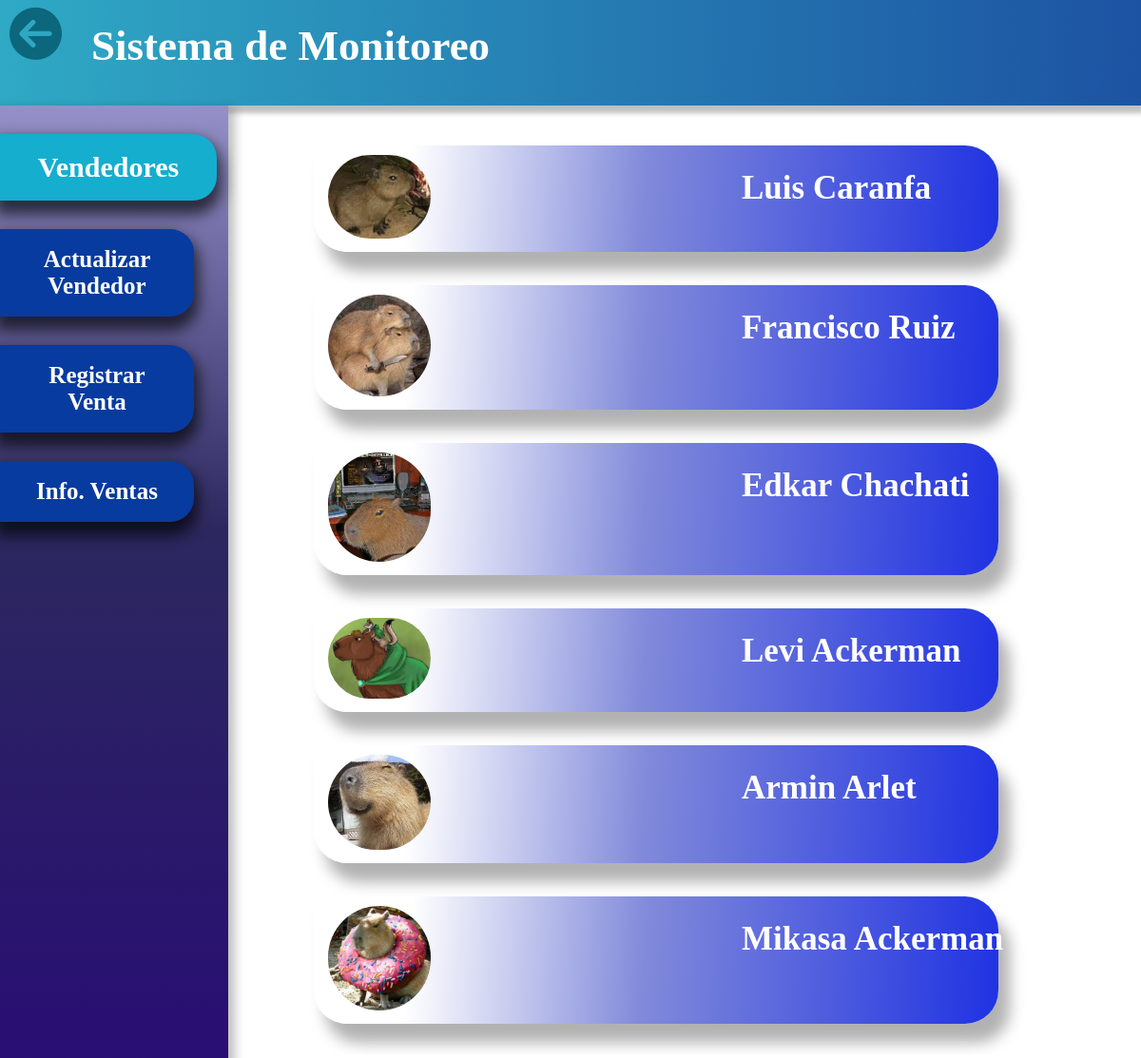
The page /users/home/ on the database as committed earlier.
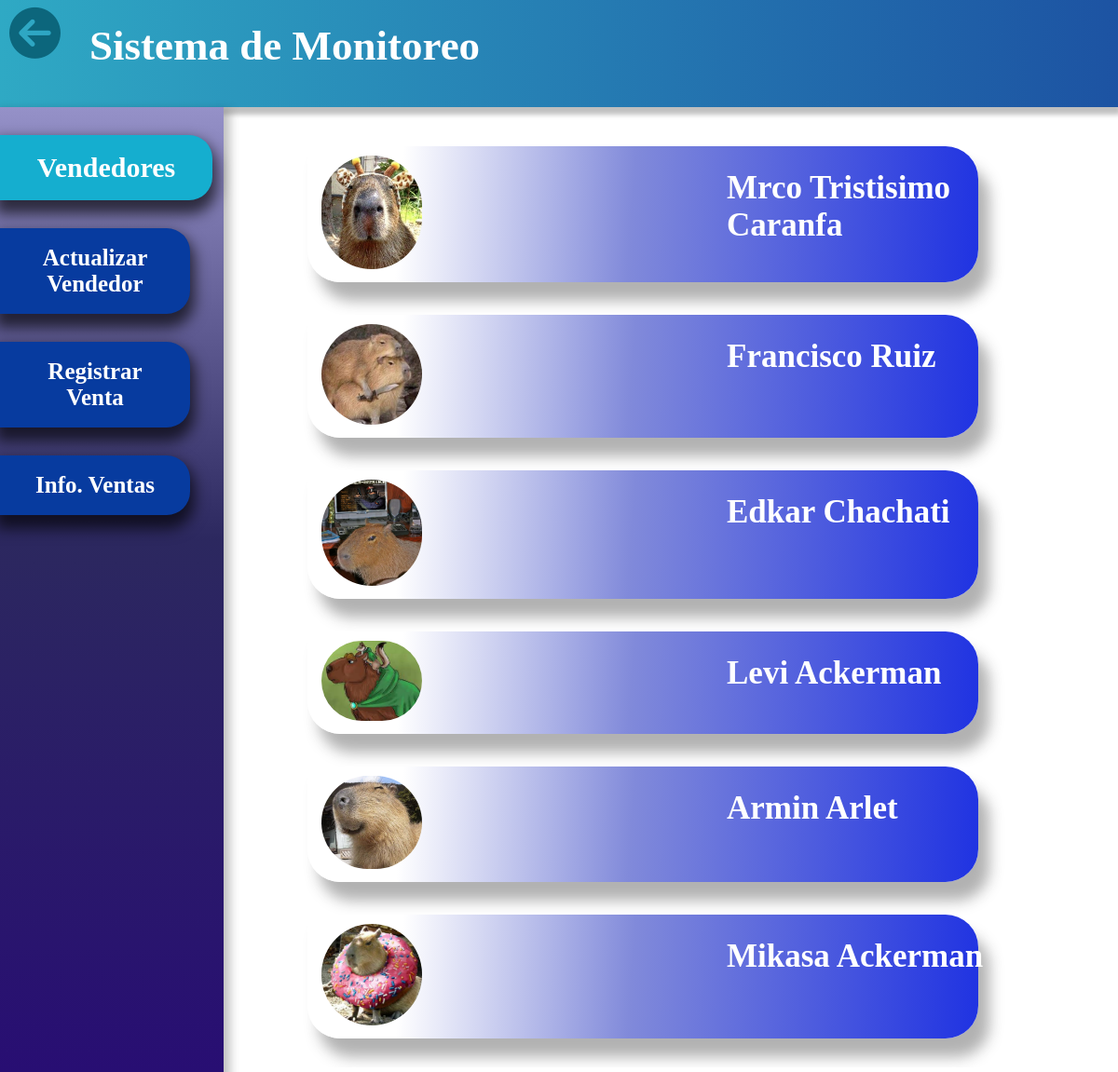
The same page on the database as committed later.
### users/models.py (models this page shows)
class Profile(models.Model):
    name = models.CharField(max_length=120)
    identification_document = models.CharField(max_length=10, default="none")
    created = models.DateTimeField(auto_now_add=True)
    last_modified = models.DateTimeField(auto_now=True)

class Salesman(Profile):
    user = models.OneToOneField(User, on_delete=models.CASCADE)
    count_sells = models.IntegerField(default=0)
    earnings = models.DecimalField(max_digits=10, decimal_places=2, default=0)
    seller_id = models.AutoField(
        auto_created=True, primary_key=True, unique=True)
    picture = models.ImageField(
        upload_to="users/pictures",
        blank=True,
        null=True
    )

class Profile(models.Model):
    name = models.CharField(max_length=120)
    identification_document = models.CharField(max_length=10, default="none")
    created = models.DateTimeField(auto_now_add=True)
    last_modified = models.DateTimeField(auto_now=True)

### users/views.py (the view)
class HomeView(ListView, LoginRequiredMixin):
    template_name = 'users/html/index.html'
    model = Salesman
    ordering = ('seller_id',)
    context_object_name = 'salesmans'

### templates/users/html/index.html (shortened to what this page needs)
<!DOCTYPE html>
<html lang="en">
  <head>
    {% load static %}
    <link rel="stylesheet" href="{%static 'users/css/style_index.css'%}">
  </head>
  <body>
    <header id="header">
      <h1 id="title">
	Sistema de Monitoreo
      </h1>
      <div class="go-back">
	<a href="/frontend/html/log_in.html"><i class="fas fa-arrow-circle-left"></i></a>
      </div>
    </header>
    <nav id="navegation">
      <div class="menu">
      <div>
	<a class="actual" href="{%url 'users:home' %}">Vendedores</a>
      </div>
      <div>
	<a class="option" href="">Actualizar Vendedor</a>
      </div>
      <div>
	<a class="option" href="{%url 'sells:register' %}">Registrar Venta</a>
      </div>
      <div>
	<a class="option"href="{%url 'sells:search' %}">Info. Ventas</a>
      </div>
      </div>
    </nav>
    <main id="content">
        {% for salesman in salesmans %}
        <a href="/users/detail/{{ salesman.pk }}/0">
	        <div class="seller">
                <img src="{{ salesman.picture.url }}" alt="">
                <h2 class="name">
                    {{ salesman.name }}
                </h2>
            </div>
        </a>
        {% endfor %}
    </main>
  </body>
</html>

### static/users/css/style_index.css (style rules this page uses)
* { margin: 0px; }
.go-back { text-decoration: none; font-size: 55px; display: inline-block; position: relative; left: 10px; top: 6px; }
.go-back >a { color: #0c667c; }
#header { background: linear-gradient(90.88deg, #32B8CA -17.16%, #183D9A 125.57%); box-shadow: 0px 5px 5px 3px rgba(0, 0, 0, 0.25); height: 10vh; }
#title { position: absolute; left: 8vw; top: 2vh; font-size: 45px; font-weight: bold; color: #FFFFFF; }
#navegation { display: inline-flex; height:90vh; width: 20vw; }
.menu { width: 100%; background: linear-gradient(180deg, #9591C8 0%, #2C285F 44.79%, #280E73 100%); box-shadow: 2px 8px 10px 5px rgba(0, 0, 0, 0.25); }
.menu a { text-decoration: none; color: #FFFFFF; }
.option { margin: 30px 0px 0px 0px; width: 70%; padding: 18px; display: block; text-align: center; font-size: 25px; font-weight: bold; background: #073B9F; box-shadow: 0px 10px 15px 5px rgba(0, 0, 0, 0.65); border-radius: 0px 25px 25px 0px; }
.actual { width:80%; background: #15AECF; margin: 30px 0px 0px 0px; width: 80%; padding: 18px; display: block; text-align: center; font-size: 30px; font-weight: bold; box-shadow: 0px 10px 15px 5px rgba(0, 0, 0, 0.65); border-radius: 0px 25px 25px 0px; }
#content { display: inline-block; width: 75%; margin: 7px 0px; height: 89%; position: absolute; align-content: center; overflow-y: scroll; }
.seller { width: 80%; margin: 35px auto; background: linear-gradient(93.7deg, #FFFFFF 14.15%, #818ADA 48.31%, #0F24E3 108.6%); box-shadow: 12px 20px 15px 0px rgba(39, 38, 38, 0.356); border-radius: 0px 35px 35px 35px; }
img { width: 15%; border-radius: 500px; margin: 10px 15px; }
.seller >.name { display: inline-block; font-size: 35px; font-weight: bold; position: absolute; left: 60%; margin-top: 25px; color: #FFFFFF; }

Rows that differ between the two databases and show on the page:
changed Salesman: picture: a different picture; name "Luis Caranfa" → "Mrco Tristisimo Caranfa"
